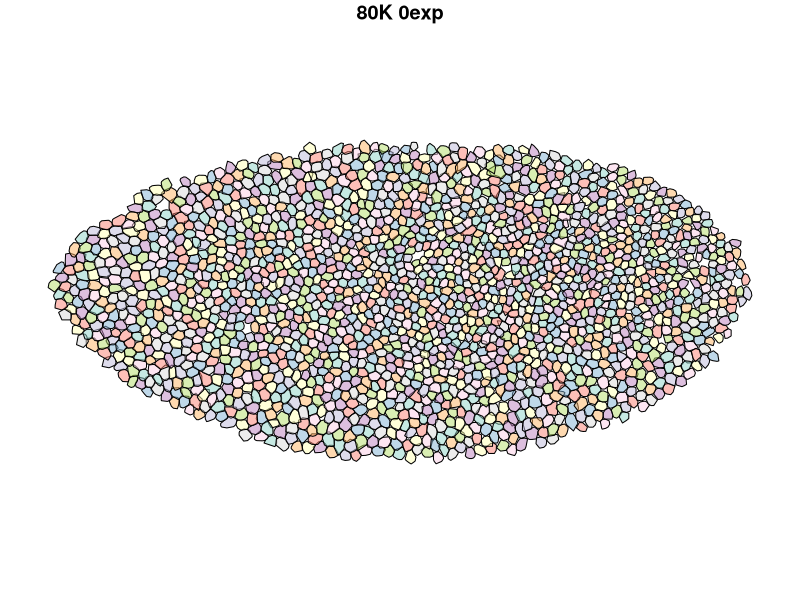
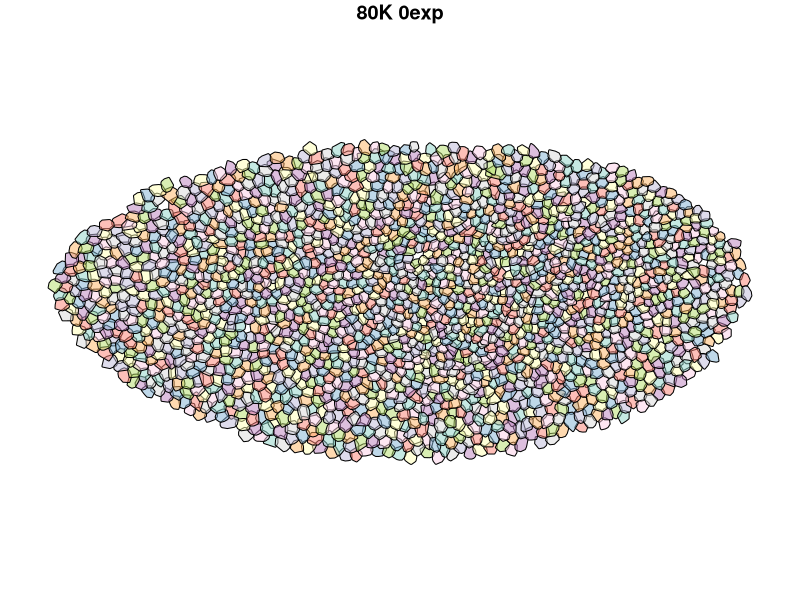

The R source for these figures, in order:
library(magrittr)
library(dplyr)
library(tidyr)
library(data.table)
library(sf)



# First you need to make sure your working directory is the same as where the raw data is. 
# For that you will go to the the folder where your computer downloaded the git and 
# Use the comand bellow to establish that folder as your working directory in R 

setwd("~/Downloads/smiFISH_Arthropods-main/Neighbours_finding/Raw_data") #Example of where the folder was downloaded in a mac
print(getwd())

# this will print your working directory, the output should look like this:
# "~/SOMEWHERE_IN_YOUR_COMPUTER/smiFISH_Arthropods-main/Supplemental_files"


# Import measurements from Imaris onto R. 
# The starting data frame of (x,y,z) positions of Spectrin spots was obtained from Imaris 
# by segmenting Spectrin antibody staining. Each cell is composed of several spots of spectrin signal around the membrane
df_80k <- read.csv('Figure4_80K_Spectrin_Spots_XYZ_Positions.csv')

#Change column names
colnames(df_80k) <- c("Cell_ID", "Spot_ID", "X", "Y", "Z")


# Convert dataframe to an sf object. 
# By using dplyr package you will group all membrane spots corresponding to the same cell ID together, 
# and each spot will be join to make the shape of a cell (Polygon)
# This will work with 3D coordinates or 2D. 

df_80k_sf <- st_as_sf(df_80k,
                      coords = c('X', 'Y', 'Z')) %>%
    group_by(Cell_ID) %>%
    summarise() %>%
    ungroup() %>%  # Just in case
    st_convex_hull()

# Check class if desired 
class(df_80k_sf)

#The result should look like this: [1] "sf"         "tbl_df"     "tbl"        "data.frame"

#Plot the sf object, 
# polygons of all the cells in the embryo are plotted. 
# This will replicate the shape of the embryo and produce the same plot as in Figure 4C in the publication    
plot(df_80k_sf, col = sf.colors(categorical = TRUE, alpha = .5), main = "80K 0exp")

#Ignore colour warning message

#Expand all polygons of 0.6um, effectively you are making each cell be a bit bigger 
# therefore now cells will invade their neighbours creating an overlap that we will later exploit
# to find the neighbours

df_80k_0.6_sf <- st_as_sf(df_80k,
                   coords = c('X', 'Y', 'Z')) %>%
                  group_by(Cell_ID) %>%
                  summarise() %>%
                  ungroup() %>%  # Just in case
                  st_convex_hull() %>%
                  st_buffer(0.6)

#Plot the expanded cells polygons, same as plot in Figure 4C (expanded crop)
plot(df_80k_0.6_sf, col = sf.colors(categorical = TRUE, alpha = .5), main = "80K 0exp")

#Find intersection between the expanded cells (sf object), to highlight now touching cells
a_80k_0.6 = st_set_geometry(st_intersection(df_80k_0.6_sf,df_80k_0.6_sf), NULL)

#Remove self interactions (every time a cell gives herself as a neighbour we delete it) 
a2_80k_0.6 <- subset(a_80k_0.6, Cell_ID != Cell_ID.1)


#Reshape: expand wide the results so that each cell ID has its neighbours listed 
# next to it
results_80k_0.6 = a2_80k_0.6%>% 
    mutate(rn = rowid(Cell_ID)) %>%
    pivot_wider(names_from = rn, values_from = Cell_ID.1)


#Save results as a table that you could use in excel and visualize outside R
write.csv(results_80k_0.6, "2020.11.16_results_polygons_80k_exp_0.6.csv", na="", row.names=FALSE)
